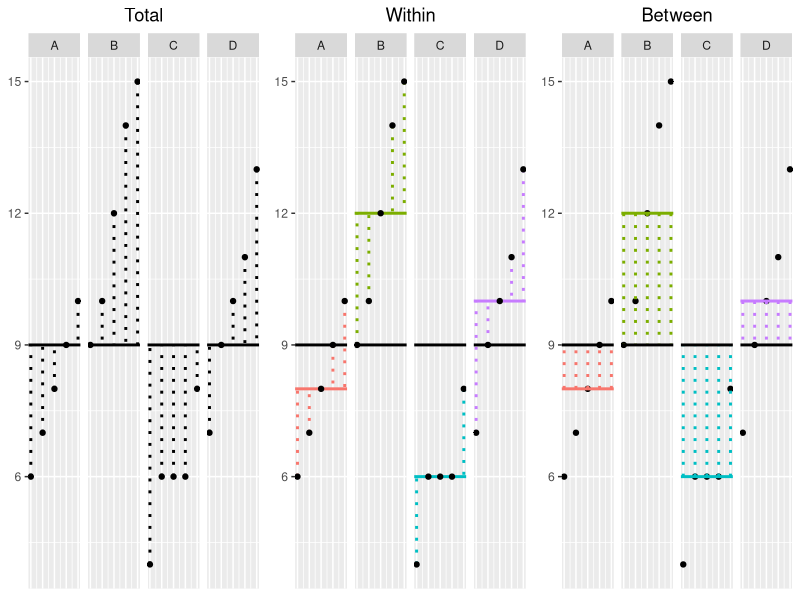
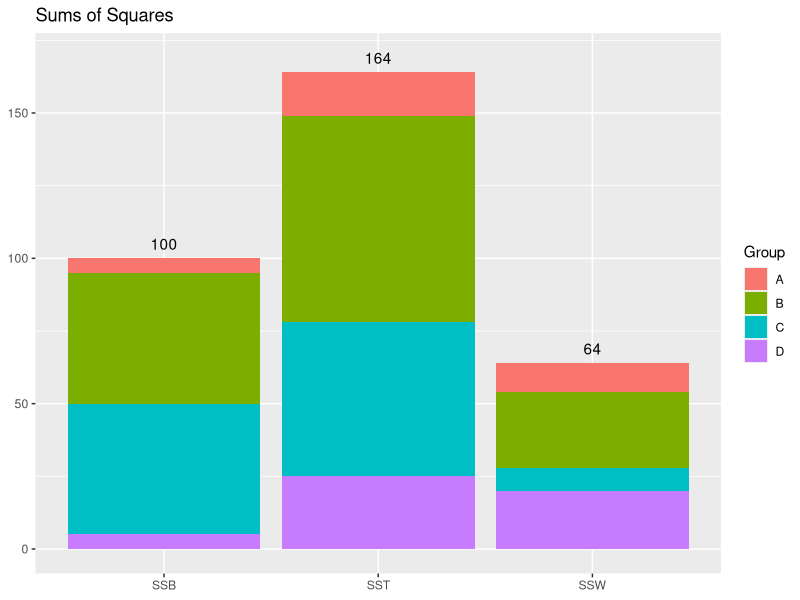
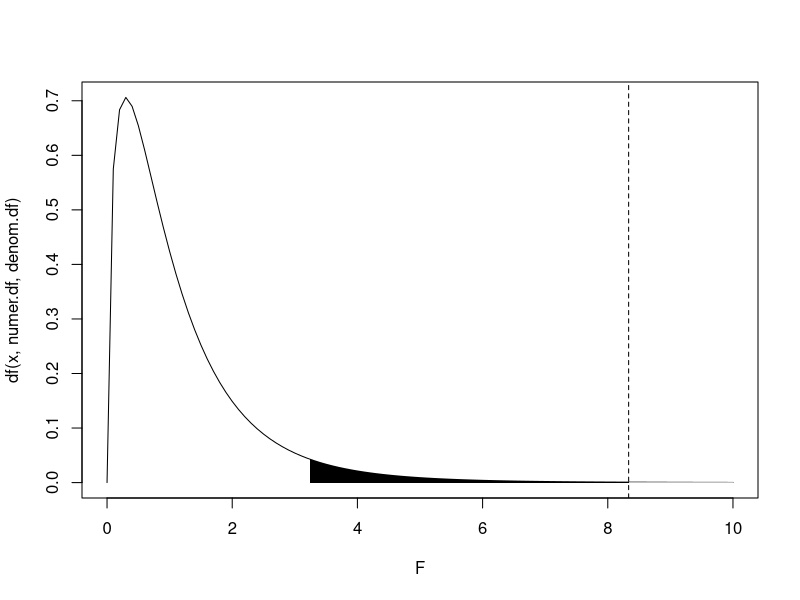
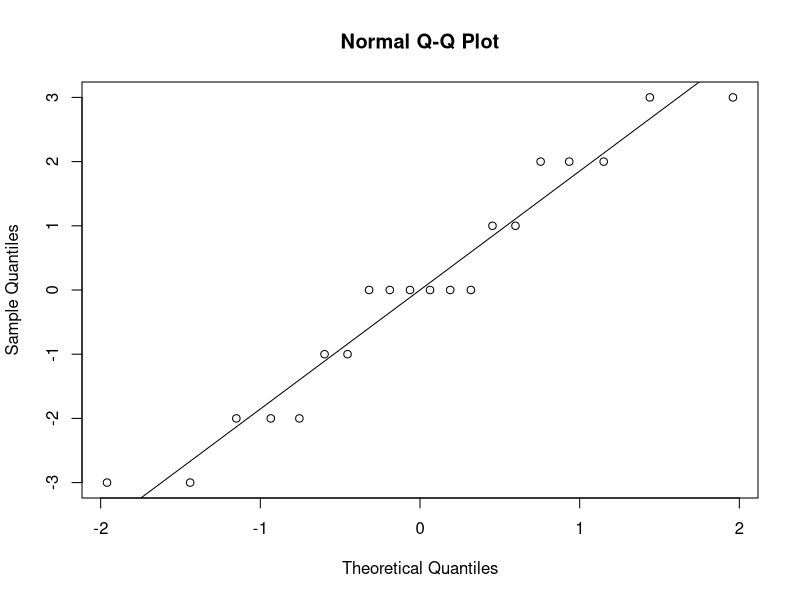
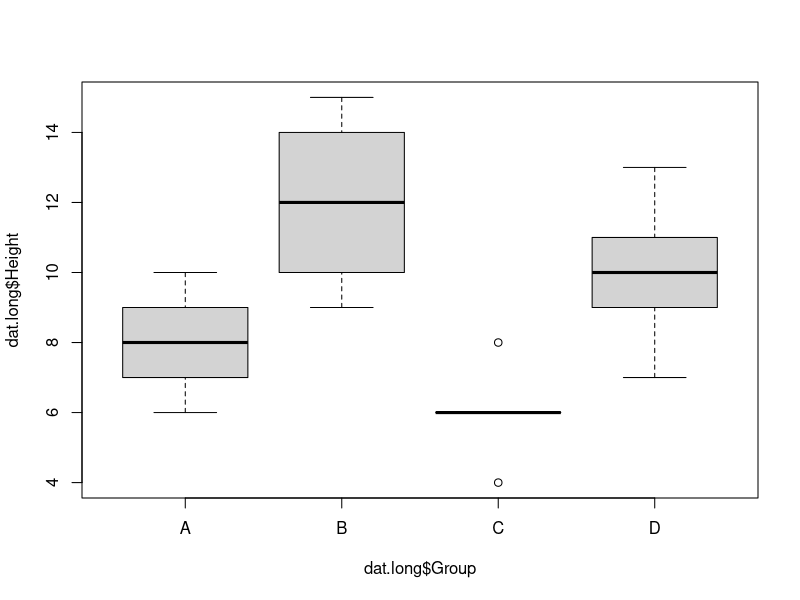

Recreate these plots in R, in order.
## ---- chunk 1
heights<-data.frame(A=c(6,7,8,9,10), B=c(9, 10, 12, 14, 15), C=c(4,6,6,6,8), D=c(7,9,10,11,13))
n=5
meanA<-mean(heights$A); meanA
meanC<-mean(heights$C); meanC
# What is the difference between the mean of group A and the mean of group C?
meanDiff<-meanA-meanC; meanDiff
# Now we subtract the mean of group A from each of the 5 heights in group A
deviationsA<-heights$A-meanA; deviationsA
# Same for C: we subtract the group mean from each observation in the group
deviationsC<-heights$C-meanC; deviationsC
# Next, we square these differences for both groups:
sqDevsA<-deviationsA^2; sqDevsA
sqDevsC<-deviationsC^2; sqDevsC
# Then we add up all of these squared deviations
sumSqDevs<-sum(sqDevsA,sqDevsC); sumSqDevs
# Finally, we divide by 2(n-1) to get the pooled variance
s2p<-sumSqDevs/(2*(n-1)); s2p
## ---- chunk 2
tStat<-meanDiff/sqrt(s2p*(2/5))
tStat
1-pt(tStat,8)+pt(-tStat,8)
## ---- chunk 3
t.test(heights$A,heights$C,var.equal=T)

## ---- chunk 4
t.test(heights$A,heights$C,var.equal = F)
## ---- chunk 5
library(ggplot2)
library(gridExtra)
dat.long<-data.frame(Obs=c(seq(1,20,1)), Group=sort(rep(c('A','B','C','D'),5)),Height=c(6,7,8,9,10,9,10,12,14,15,4,6,6,6,8,7,9,10,11,13))
means<-as.data.frame(aggregate(dat.long,by=list(dat.long$Group),mean)[,c(1,4)])
colnames(means)[2]<-"MeanHeight"
means<-merge(means,dat.long,all.y=T,by.x="Group.1",by.y="Group")
plotSST<-ggplot(dat.long, aes(x= Obs, y = Height)) + ggtitle("Total") +
geom_segment(aes(means$Obs,means$Height, xend=means$Obs,yend=9),lty=3,size=1)+
#geom_hline(aes(yintercept=means$MeanHeight,col=Group),size=1)+
geom_point(size=1.5)+facet_grid(.~Group, scale='free')+
geom_hline(aes(yintercept=mean(dat.long$Height)),size=1)+
theme(legend.position="none", axis.text.x = element_blank(),axis.title.x=element_blank(), axis.ticks.x=element_blank(),axis.title.y=element_blank(),plot.title = element_text(hjust = 0.5)) 

plotSSW<-ggplot(dat.long, aes(x= Obs, y = Height)) + ggtitle("Within") +
geom_segment(aes(means$Obs,means$Height, xend=means$Obs,yend=means$MeanHeight, col=Group),lty=3, size=1)+
geom_hline(aes(yintercept=means$MeanHeight,col=Group),size=1)+
geom_point(size=1.5)+facet_grid(.~Group, scale='free')+
geom_hline(aes(yintercept=mean(dat.long$Height)),size=1)+
theme(legend.position="none", axis.text.x = element_blank(),axis.title.x=element_blank(), axis.ticks.x=element_blank(),axis.title.y=element_blank(),plot.title = element_text(hjust = 0.5)) 

plotSSB<-ggplot(dat.long, aes(x=Obs, y = Height)) + ggtitle("Between") +
  geom_point(size=1.5)+
geom_hline(aes(yintercept=means$MeanHeight,col=Group),size=1)+
facet_grid(.~Group, scale='free')+
geom_segment(aes(means$Obs,means$MeanHeight,xend=means$Obs,yend=9,col=Group),lty=3,size=1)+
geom_hline(aes(yintercept=mean(dat.long$Height)),size=1)+
theme(legend.position="none", axis.text.x = element_blank(),axis.title.x=element_blank(), axis.ticks.x=element_blank(),axis.title.y=element_blank(),plot.title = element_text(hjust = 0.5))

grid.arrange(plotSST,plotSSW,plotSSB,ncol=3)
## ---- chunk 6

dat.long$TSq<-(dat.long$Height-9)^2
dat.long$WSq<-(dat.long$Height-means$MeanHeight)^2
dat.long$BSq<-(means$MeanHeight-9)^2

SST<-cbind(aggregate(dat.long$TSq,by=list(dat.long$Group),sum),Type=rep("SST",4))
SSW<-cbind(aggregate(dat.long$WSq,by=list(dat.long$Group),sum),Type=rep("SSW",4))
SSB<-cbind(aggregate(dat.long$BSq,by=list(dat.long$Group),sum),Type=rep("SSB",4))
SSall<-rbind(SST,SSW,SSB)
total<-aggregate(SSall$x,by=list(SSall$Type),sum)

SST1plot<-ggplot(SST,(aes(x=Group.1,y=x,fill=Group.1)))+geom_bar(stat="identity")+
theme(legend.position="none",axis.title.y=element_blank(),axis.title.x=element_blank())+ylim(0,75)+ggtitle("SST")
SSW1plot<-ggplot(SSW,(aes(x=Group.1,y=x,fill=Group.1)))+geom_bar(stat="identity")+
theme(legend.position="none",axis.title.y=element_blank(),axis.title.x=element_blank())+ylim(0,75)+ggtitle("SSW")
SSB1plot<-ggplot(SSB,(aes(x=Group.1,y=x,fill=Group.1)))+geom_bar(stat="identity")+
theme(legend.position="none",axis.title.y=element_blank(),axis.title.x=element_blank())+ylim(0,75)+ggtitle("SSB")

cpalette<-c('#F8766D', '#7CAE00','#00BFC4','#C77CFF',0,0,0)

SS2plot<-ggplot(SSall,(aes(x=Type,y=x,fill=Group.1)))+geom_bar(stat="identity")+
theme(axis.title.y=element_blank(),axis.title.x=element_blank())+ggtitle("Sums of Squares")+
  geom_text(aes(Group.1, total$x+5, label = total$x), data = total)+
  scale_fill_manual(breaks=c("A", "B","C","D"),values=cpalette)+
  guides(fill=guide_legend(title="Group"))


#grid.arrange(SST1plot,SSW1plot,SSB1plot,ncol=3)
SS2plot
## ---- chunk 7
var(c(heights$A,heights$B,heights$C,heights$D))
## ---- chunk 8
mean(c(var(heights$A),var(heights$B),var(heights$C),var(heights$D)))
## ---- chunk 9
F.stat<-(100/12)
numer.df<-3
denom.df<-16

x1<-seq(F.stat,10,len=100)
x2<-seq(qf(.95,numer.df,denom.df),10,len=100)
y1<-df(x1,numer.df,denom.df)
y2<-df(x2,numer.df,denom.df)
{curve(df(x,numer.df,denom.df),main="",xlim=c(0,10),xlab="F")
polygon(c(x2[1],x2,x2[100]),c(0,y2,0),col="black",border=NA)
polygon(c(x1[1],x1,x1[100]),c(0,y1,0),col="grey",border=NA)
abline(v=F.stat,lty=2)}

#p-value
1-pf(F.stat,numer.df,denom.df)

## ---- chunk 10
anova1<-aov(Height~Group,data=dat.long)
summary(anova1)
## ---- chunk 11
round(anova1$residuals,4)
{qqnorm(anova1$residuals); qqline(anova1$residuals)}
shapiro.test(anova1$residuals)
## ---- chunk 12
library(car)
boxplot(dat.long$Height~dat.long$Group)
bartlett.test(dat.long$Height~dat.long$Group)
leveneTest(dat.long$Height~dat.long$Group)
## ---- chunk 13
ptukey(4.472,nmeans=4,df=16,lower.tail=F)
## ---- chunk 14
TukeyHSD(anova1)
## ---- chunk 15
# A vs. B
t.test(dat.long[dat.long$Group=='A',]$Height,dat.long[dat.long$Group=='B',]$Height,var.equal = T)$p.value
#
# A vs. C
t.test(dat.long[dat.long$Group=='A',]$Height,dat.long[dat.long$Group=='C',]$Height,var.equal = T)$p.value
#
# A vs. D
t.test(dat.long[dat.long$Group=='A',]$Height,dat.long[dat.long$Group=='D',]$Height,var.equal = T)$p.value
#
# B vs. C
t.test(dat.long[dat.long$Group=='B',]$Height,dat.long[dat.long$Group=='C',]$Height,var.equal = T)$p.value
#
# B vs. D
t.test(dat.long[dat.long$Group=='B',]$Height,dat.long[dat.long$Group=='D',]$Height,var.equal = T)$p.value
#
# C vs. D
t.test(dat.long[dat.long$Group=='C',]$Height,dat.long[dat.long$Group=='D',]$Height,var.equal = T)$p.value
## ---- chunk 16
bf_holm<-data.frame(Comparison=c("AB","AC","AD","BC","BD","CD"),Pvalue=c(
t.test(dat.long[dat.long$Group=='A',]$Height,dat.long[dat.long$Group=='B',]$Height,var.equal = T)$p.value,
t.test(dat.long[dat.long$Group=='A',]$Height,dat.long[dat.long$Group=='C',]$Height,var.equal = T)$p.value,
t.test(dat.long[dat.long$Group=='A',]$Height,dat.long[dat.long$Group=='D',]$Height,var.equal = T)$p.value,
t.test(dat.long[dat.long$Group=='B',]$Height,dat.long[dat.long$Group=='C',]$Height,var.equal = T)$p.value,
t.test(dat.long[dat.long$Group=='B',]$Height,dat.long[dat.long$Group=='D',]$Height,var.equal = T)$p.value,
t.test(dat.long[dat.long$Group=='C',]$Height,dat.long[dat.long$Group=='D',]$Height,var.equal = T)$p.value))

bf_holm[order(bf_holm$Pvalue),]
## ---- chunk 17
kruskal.test(Height~Group,data=dat.long)
